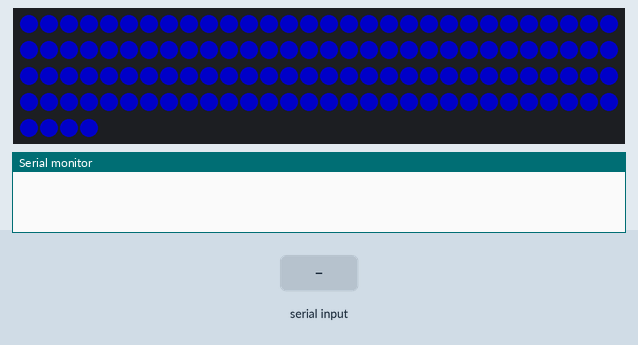
Bench run of a sketch on a simulated Arduino Uno, built with avr-gcc and run on an emulated ATmega328P. Shown: 124 RGB LEDs in strip order, left to right, continuing on the next row, the last lines printed to the serial monitor. Inputs (shaded band) come from the test bench. Dim RGB values are drawn brighter than linear.

Above: at 3.4 s.
3.5 s: "color*" received over Serial
At 3.96 s:
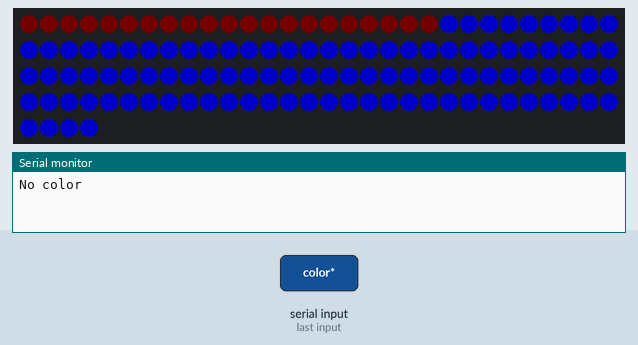
At 5.7 s:
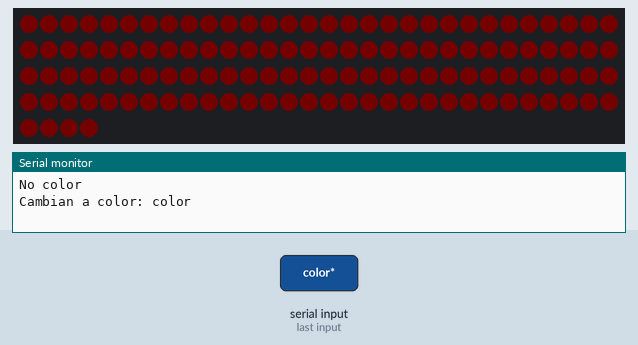
6.2 s: "arcoiris*" received over Serial
7.7 s: "matris*" received over Serial
Timing chart, 0 to 10.7 s (numbered marks = the images above; inputs shaded):
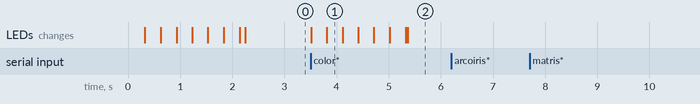

The sketch:

ArbolNavidad2020.ino
```cpp
// Creado ChepeCarlos de ALSW
// Tutorial Completo en https://nocheprogramacion.com
// Canal Youtube https://youtube.com/alswnet?sub_confirmation=1

#include <Adafruit_NeoPixel.h>
#ifdef __AVR__
#include <avr/power.h> // Required for 16 MHz Adafruit Trinket
#endif

#define LED_PIN    6

#define LED_COUNT 124

int CantidadMatris = 0;
int CantidadMatrisMaxima = 124;
uint32_t MatrisColores[124];

Adafruit_NeoPixel TiraNeoPixel(LED_COUNT, LED_PIN, NEO_GRB + NEO_KHZ800);

void setup() {
#if defined(__AVR_ATtiny85__) && (F_CPU == 16000000)
  clock_prescale_set(clock_div_1);
#endif
  Serial.begin(9600);
  TiraNeoPixel.begin();
  TiraNeoPixel.show();
  TiraNeoPixel.setBrightness(100);
  uint32_t ColorFull = QueColorEs("blanco");
  FullColor(ColorFull, 3);
  ColorFull = QueColorEs("azul");
  FullColor(ColorFull, 5);
}

void loop() {
  if (Serial.available()) {
    DecodificarSerial();
  }
}


void DecodificarSerial() {
  String Mensaje = Serial.readStringUntil('*');
  int PosicionPleca = Mensaje.indexOf('/');
  int PosicionSaltoLinea = Mensaje.length();
  String Dato = Mensaje.substring(0, PosicionPleca);
  String Valor = Mensaje.substring(PosicionPleca + 1, PosicionSaltoLinea);

  //  Serial.print("Dato:");
  //  Serial.print(Dato);
  //  Serial.print(" Valor:");
  //  Serial.print(Valor);
  //  Serial.println("*");

  if (Dato.equals("color")) {
    uint32_t ColorFull = QueColorEs(Valor);
    FullColor(ColorFull, 10);
    Serial.print("Cambian a color: ");
    Serial.println(Valor);
  } else if (Dato.equals("filtro")) {
    if (Valor.equals("arcoiris")) {
      FiltroArcoiris(50);
      Serial.println("Filtro Arcoiris");
    }
  } else if (Dato.equals("matris")) {
    if (Valor.equals("reiniciar")) {
      Serial.println("Reiniciando Matris");
      CantidadMatris = 0;
    }
    else if (Valor.equals("activar")) {
      Serial.println("Dibujando Matris");
      for (int i = 0; i < CantidadMatris; i++) {
        Serial.print(MatrisColores[i]);
        Serial.print("/");
      }
      Serial.println();
      MatrisColor();
    }
    else  if (CantidadMatris < CantidadMatrisMaxima) {
      Serial.print("Agregando ");
      Serial.print(CantidadMatris);
      Serial.print(" ");
      Serial.println(Valor);
      uint32_t ColorFull = QueColorEs(Valor);
      MatrisColores[CantidadMatris] = ColorFull;
      CantidadMatris++;
    } else {
      Serial.println("Areglo lleno");
    }
  } else {
    Serial.println("No entiendo mensaje");
  }
}

uint32_t QueColorEs(String TextoColor) {
  if (TextoColor.equals("rojo")) {
    return TiraNeoPixel.Color(255,   0,   0);
  } else if (TextoColor.equals("azul")) {
    return TiraNeoPixel.Color(0,   0,   255);
  } else if (TextoColor.equals("verde")) {
    return TiraNeoPixel.Color(0,   255,  0);
  } else if (TextoColor.equals("blanco")) {
    return TiraNeoPixel.Color(200,   200,  200);
  } else if (TextoColor.equals("nada")) {
    return TiraNeoPixel.Color(0,   0,  0);
  } else {
    Serial.println("No color");
  }
}

void MatrisColor() {
  int color = 0;
  TiraNeoPixel.clear();
  for (int i = 0; i < TiraNeoPixel.numPixels(); i++) {
    if (MatrisColores[color] != TiraNeoPixel.Color(0,   0,  0)) {
      TiraNeoPixel.setPixelColor(i, MatrisColores[color]);
    }
    color++;
    if (color >= CantidadMatris) {
      color = 0;
    }
  }
  TiraNeoPixel.show();
}

void FullColor(uint32_t color, int wait) {
  if (color == TiraNeoPixel.Color(0,   0,  0)) {
    TiraNeoPixel.clear();
    TiraNeoPixel.show();
  } else {
    for (int i = 0; i < TiraNeoPixel.numPixels(); i++) {
      TiraNeoPixel.setPixelColor(i, color);
      TiraNeoPixel.show();
      delay(wait);
    }
  }
}

void FiltroArcoiris(int wait) {
  for (long firstPixelHue = 0; firstPixelHue < 5 * 65536; firstPixelHue += 256) {
    for (int i = 0; i < TiraNeoPixel.numPixels(); i++) {
      int pixelHue = firstPixelHue + (i * 65536L / TiraNeoPixel.numPixels());
      TiraNeoPixel.setPixelColor(i, TiraNeoPixel.gamma32(TiraNeoPixel.ColorHSV(pixelHue)));
    }
    TiraNeoPixel.show();
    delay(wait);
  }
}
```

Measured:
- after the input at 3.5 s, the LEDs: first change at once (image 1 shows a later state)
